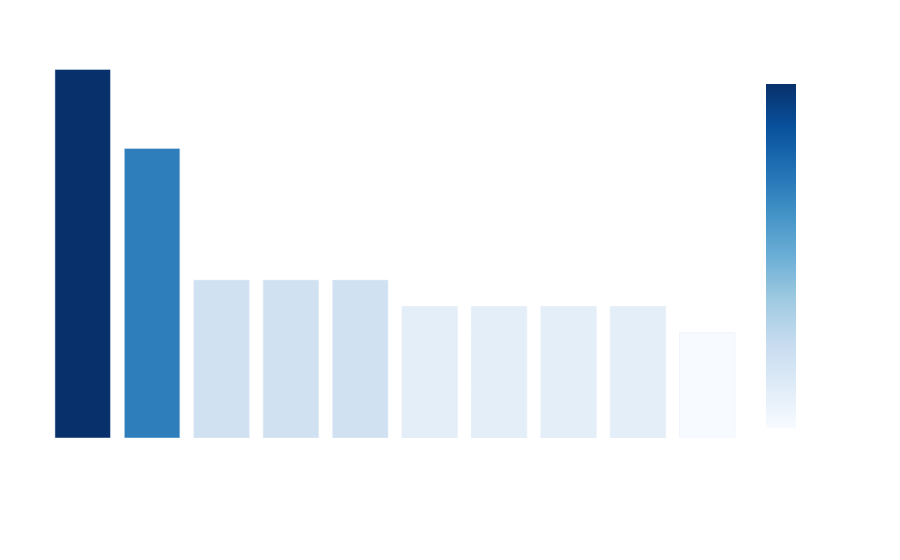

The code cell stored with this chart in its notebook:
### Code cell
fig = px.bar(df, x='Location', y='Crime_Count', color='Crime_Count',
             labels={'Location': 'Location', 'Crime_Count': 'Number of Crimes'},
             title='Most Common Locations for Crimes',
             color_continuous_scale='Blues')


fig.update_layout(xaxis_tickangle=-45, xaxis_title='Location', yaxis_title='Number of Crimes',
                  plot_bgcolor='rgba(0,0,0,0)', 
                  paper_bgcolor='rgba(0,0,0,0)',  
                  font=dict(color='white'),  
                  coloraxis_colorbar=dict(title='Number of Crimes'),  
                  margin=dict(l=0, r=0, t=50, b=0))  
fig.show()

### Figure 1 — Plotly figure (JSON) as saved in the notebook; plotly's stock layout.template omitted (floating-point values rounded to 4 significant figures)
{"data": [{"alignmentgroup": "True", "hovertemplate": "Location=%{x}<br>Number of Crimes=%{marker.color}<extra></extra>", "legendgroup": "", "marker": {"color": [14, 11, 6, 6, 6, 5, 5, 5, 5, 4], "coloraxis": "coloraxis", "pattern": {"shape": ""}}, "name": "", "offsetgroup": "", "orientation": "v", "showlegend": false, "textposition": "auto", "type": "bar", "x": ["800 N ALAMEDA ST", "700 W 7TH ST", "300 E 5TH ST", "1100 S FIGUEROA ST", "6TH", "600 S SPRING ST", "100 E 5TH ST", "7TH ST", "500 S SAN PEDRO ST", "800 W OLYMPIC BL"], "xaxis": "x", "y": [14, 11, 6, 6, 6, 5, 5, 5, 5, 4], "yaxis": "y"}], "layout": {"barmode": "relative", "coloraxis": {"colorbar": {"title": {"text": "Number of Crimes"}}, "colorscale": [[0, "rgb(247,251,255)"], [0.125, "rgb(222,235,247)"], [0.25, "rgb(198,219,239)"], [0.375, "rgb(158,202,225)"], [0.5, "rgb(107,174,214)"], [0.625, "rgb(66,146,198)"], [0.75, "rgb(33,113,181)"], [0.875, "rgb(8,81,156)"], [1, "rgb(8,48,107)"]]}, "font": {"color": "white"}, "legend": {"tracegroupgap": 0}, "margin": {"b": 0, "l": 0, "r": 0, "t": 50}, "paper_bgcolor": "rgba(0,0,0,0)", "plot_bgcolor": "rgba(0,0,0,0)", "title": {"text": "Most Common Locations for Crimes"}, "xaxis": {"anchor": "y", "domain": [0, 1], "tickangle": -45, "title": {"text": "Location"}}, "yaxis": {"anchor": "x", "domain": [0, 1], "title": {"text": "Number of Crimes"}}}}
